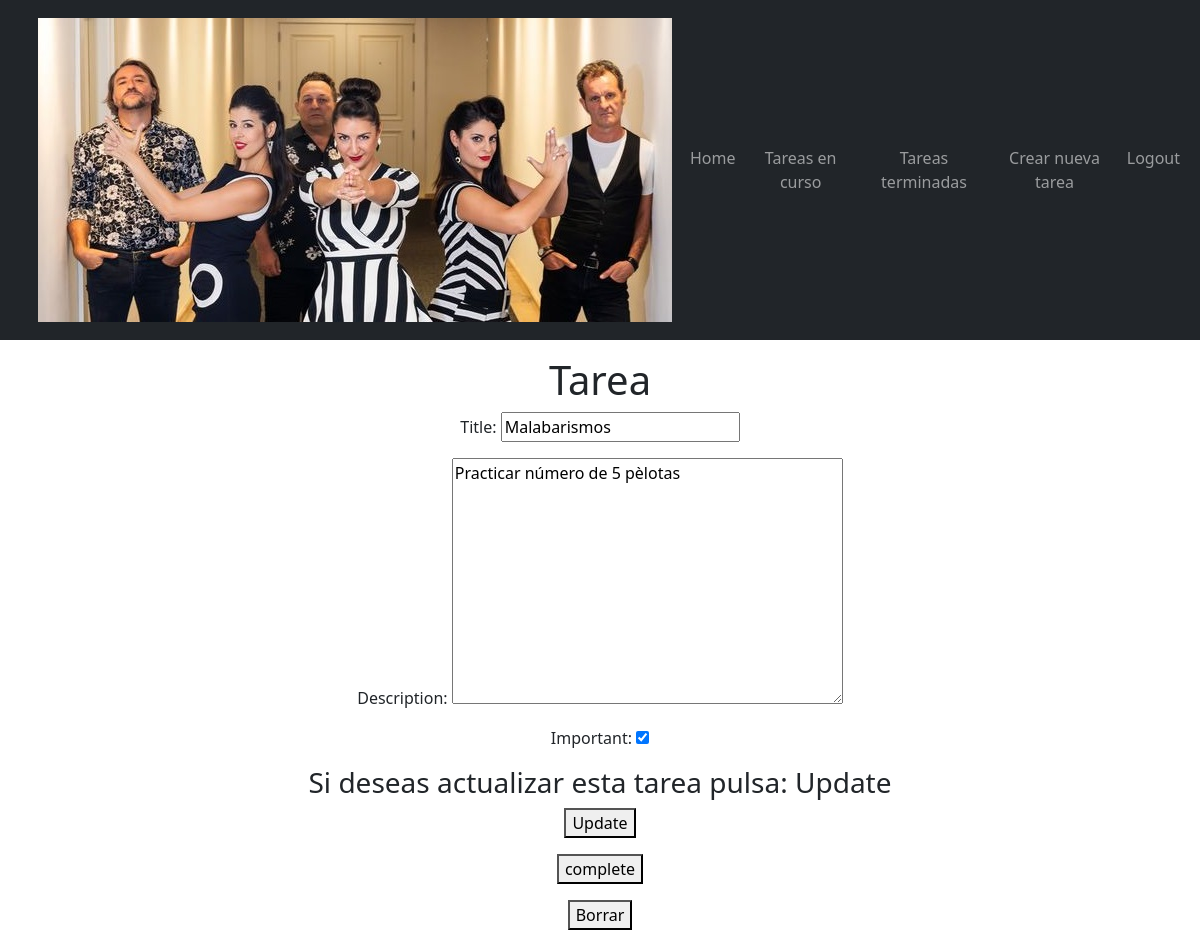
Screenshot of /tasks/4 (signed in) with the database file from the repository.
### task/models.py (models this page shows, shortened)
class Tarea(models.Model):
    title = models.CharField(max_length=100)
    description = models.TextField(blank=True)
    created = models.DateTimeField(auto_now_add=True)
    datecompleted = models.DateTimeField(null=True, blank=True)
    important = models.BooleanField(default=False)
    user = models.ForeignKey(User, on_delete=models.CASCADE)

### task/views.py (the view, shortened to what this page needs)
# urls.py: path('tasks/<int:tarea_id>', views.tarea_detail, name="tarea_detail"),
@login_required
def tarea_detail(request, tarea_id):
    if request.method=="GET":
        tarea = get_object_or_404(klass=Tarea, pk=tarea_id)
        form= TareaForm(instance=tarea)
        return render(request, 'task_detail.html', {
            'tarea': tarea,
            'form': form
        })

### task/forms.py
class TareaForm(ModelForm):
    class Meta:
        model = Tarea
        fields = ['title', 'description', 'important' ]

### task/templates/task_detail.html (shortened to what this page needs)
<head>
    {% extends "base.html" %}
{% block content %}
<h1>Tarea</h1>
    <form method="POST">
        {{form.as_p}}
    <div>
        <h3>Si deseas actualizar esta tarea pulsa: Update</h3>
        <button>
            Update
        </button>
    </div>
</form>
<form action="{%  url 'tarea_completa' tarea.id %}">
    <button>
        complete
    </button>
</form>
<form action="{%  url 'borrar_tarea' tarea.id %}">
    <button>
        Borrar
    </button>
</form>
{% endblock %}

### rows the page displays
Tarea: title "Malabarismos", description "Practicar número de 5 pèlotas", important "☑"
